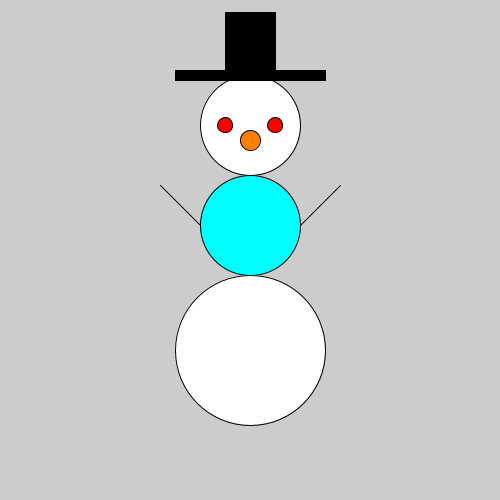
Frame 1 (no input)
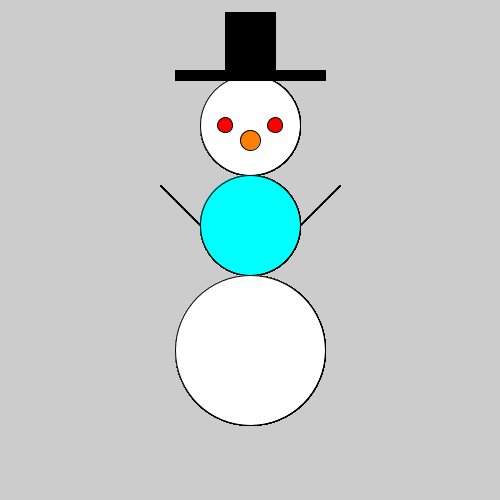
Frame 60 (the mouse pressed at the canvas centre just before this capture)
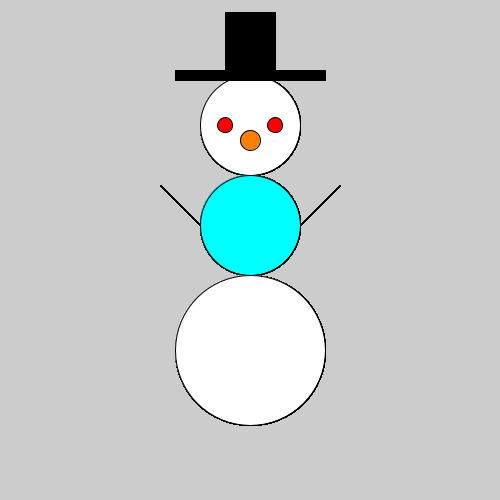
Frame 120 (the mouse held since frame 60 and released just before this capture)

The Processing sketch that drew these frames (run headless with seeded random() and noise(); from frame 60 on, the mouse is pressed at the canvas centre):

// Processing sketch: coloresSnowman
// ── coloresSnowman.pde
color r = color(255, 0, 0);
color n = color(0, 0, 0);

void setup() {
  size(500, 500);
}

void draw(){
  fill(255);
  /*cabeza*/
  ellipse(width/2, height/4, 100, 100);
  /*sombrero*/
  pushMatrix();
  rectMode(CENTER);
  fill(0);
  rect(width/2, height/4 - 50, 150, 10);
  rect(width/2, height/4 - 80, 50, 65);
  popMatrix();
  if(frameCount%30 < 15){
    fill(r);
  }
  else{
    fill(n);
  }
  /*ojos*/
  ellipse(width/2 - 25, height/4, 15, 15);
  ellipse(width/2 + 25, height/4, 15, 15);
  /*nariz*/
  fill(255, 127, 0);
  ellipse(width/2, height/4 + 15, 20, 20);
  /*cuerpo*/
  fill(0, 255, 255);
  ellipse(width/2, height/4 + 100, 100, 100);
  fill(255);
  ellipse(width/2, height/4 + 100 + 50 + 75, 150, 150);
  /*manitos*/
  line(width/2 - 50, height/4 + 100, width/2 - 90, height/4 + 60);
  line(width/2 + 50, height/4 + 100, width/2 + 90, height/4 + 60);
  /*sombrero*/
  //rect();
}
